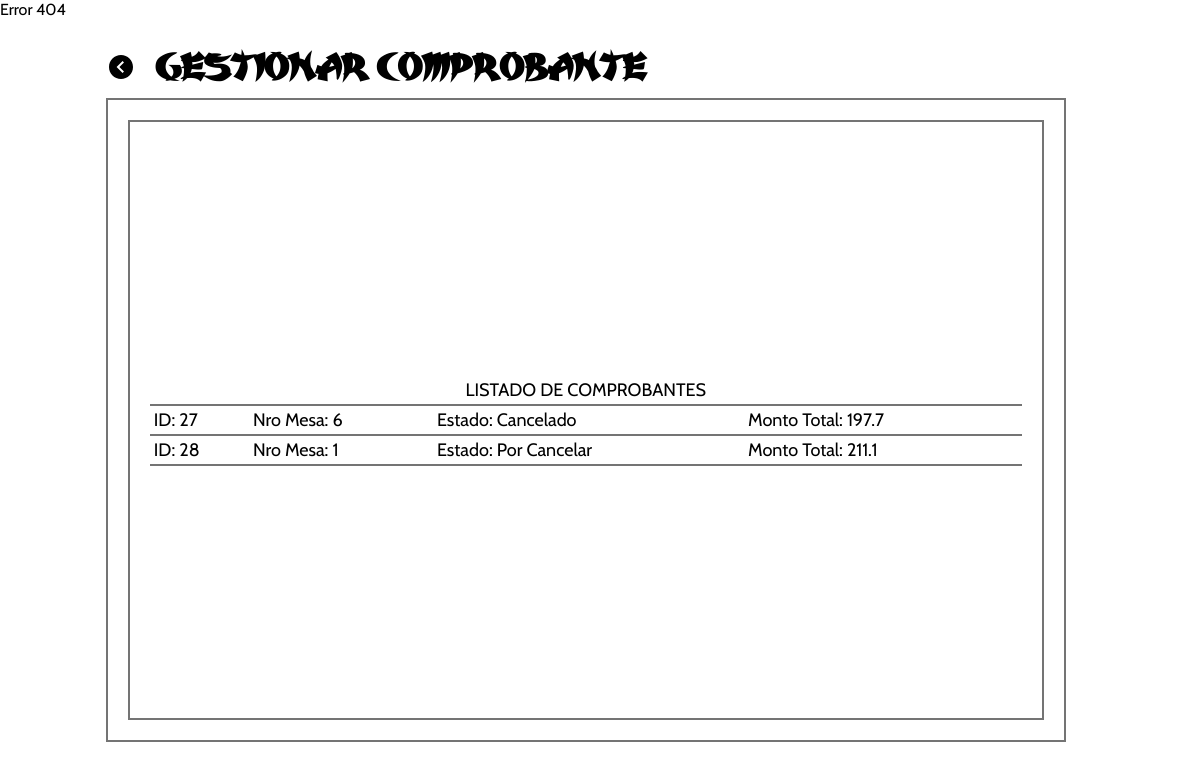
/PHP/repTotalComprobante.php, run on the app's committed database.
### tables this page shows
CREATE TABLE `det_venta_plato` (
  `id_vent_plat` int(11) NOT NULL,
  `id_comprobante` int(11) DEFAULT NULL,
  `id_mesa` int(11) NOT NULL,
  `cantidad_plato` int(11) NOT NULL,
  `costo_plato` double NOT NULL,
  `id_usuario` int(11) NOT NULL,
  `esta_det_venta` tinyint(2) NOT NULL DEFAULT '0',
  `hora_atencion` time DEFAULT NULL,
  `id_plato` int(11) NOT NULL
);

CREATE TABLE `comprobante` (
  `id_comprobante` int(11) NOT NULL,
  `id_caja_dia` int(11) NOT NULL,
  `id_descuento` int(11) DEFAULT NULL,
  `estado_comprobante` tinyint(1) DEFAULT '0',
  `id_usuario` int(11) NOT NULL,
  `id_mesa` int(11) NOT NULL
);

### PHP/repTotalComprobante.php (the view, shortened to what this page needs)
<?php
    include("conexion.php");
?>
<!DOCTYPE html>
<html lang="es">
<head>
    <link rel="stylesheet" href="../CSS/opAdmPromocion.css">
</head>
<body>
<?php
   switch($_SESSION['tipo_usuario']){
       default:
       echo"Error 404";
       break;
   }
  ?>
    <main>
        <div class="cabecera">
            <a class="volver" href="home.php">
                <svg xmlns="http://www.w3.org/2000/svg" width="24" height="24" viewBox="0 0 24 24"><path d="M0 12c0 6.627 5.373 12 12 12s12-5.373 12-12-5.373-12-12-12-12 5.373-12 12zm7.58 0l5.988-5.995 1.414 1.416-4.574 4.579 4.574 4.59-1.414 1.416-5.988-6.006z"/></svg>
            </a>
            <h2>GESTIONAR COMPROBANTE</h2>
        </div>
        <div class="contenido">
            <div class="contenido-unico">
            <table class="lista" border=1>
                            <tbody>
                            <tr class="encabezado-tabla" style="text-align:center;">
                                            <td colspan="8" >LISTADO DE COMPROBANTES</td>
                                        </tr>
                                <?php
                                    $solicitud = "SELECT *  FROM det_venta_plato
                                                INNER JOIN mesa on mesa.id_mesa = det_venta_plato.id_mesa
                                                INNER JOIN comprobante on comprobante.id_comprobante = det_venta_plato.id_comprobante
                                                GROUP BY det_venta_plato.id_comprobante";
                                    $resultado = mysqli_query($conexion, $solicitud);
                                    while ($Aux=mysqli_fetch_array($resultado)){
                                        $consulta = "SELECT SUM(cantidad_plato*costo_plato) as MontoTotal FROM det_venta_plato WHERE id_comprobante=".$Aux["id_comprobante"];
                                        $resultado2 = mysqli_query($conexion, $consulta);
                                        $fila2 = mysqli_fetch_array($resultado2);
                                        $monto_total = $fila2['MontoTotal'];
                                        echo '<tr>';
                                        echo '  <td>ID: '.$Aux["id_comprobante"].'</td>';
                                        echo '  <td>Nro Mesa: '.$Aux["id_mesa"].'</td>';
                                        echo '  <td>Estado: '.(($Aux["estado_comprobante"]==1)? "Cancelado":"Por Cancelar").'</td>';
                                        echo '  <td>Monto Total: '.$monto_total.'</td>';
                                    }
                                ?>
                            </tbody>
                        </table>
            </div>

### CSS/opAdmyGes.css (style rules this page uses)
.cabecera { display: flex; align-items: center; }
.cabecera>h2 { line-height: 0; margin-left: 20px; }
.volver>svg { width: 30px; transition: .2s ease-in; }
.contenido { height: 75vh; border: 2px solid rgb(116, 116, 116); padding: 20px; display: flex; flex-direction: column; }
table { width: 100%; }
.contenido-unico { height: 75vh; border: 2px solid rgb(116, 116, 116); padding: 20px; display: flex; flex-direction: column; justify-content: center; align-items: center; font-size: 20px; }

### CSS/administrador.css (style rules this page uses)
body { display: flex; margin: 0 ; padding:0; overflow: hidden; }
h1,h2 { font-family: var(--tipografia-título); }
a { text-decoration: none; }
main { width: 80%; padding: 40px; }

### CSS/principal.css (style rules this page uses)
:root { --tamaño-logo: 80px; --tamaño-logo-grande: 170px; --tamaño-títulos: 35px; --tamaño-subtítulos: 25px; --tamaño-párrafos: 16px; --color-primario: #D80A00; --color-secundario: #DB6D00; --color-terciario: #FF625D; --sobra-basica: 0 5px 8px 5px rgba(0, 0, 0, .25); --tipografia-título: 'Karate'; --tipografia-párrafos: 'Cabin', sans-serif; --linea-abajo: 3px solid black; --transicion: .2s ease-in; --transicion-larga: .5s ease-in; }
body { font-family: var(--tipografia-párrafos); min-height: 97.6vh; }
h2 { font-size: var(--tamaño-títulos); }
a { color: black; }
table.lista { border: 2px solid #FFFFFF; background-color: #FFFFFF; width: 100%; text-align: left; border-collapse: collapse; }
table.lista td { padding: 3px 2px; white-space: nowrap; }
table.lista tbody td { font-size: 18px; }
table.lista>tbody>tr { border-bottom: 2px solid rgb(116, 116, 116); }

### data on the page
det_venta_plato: id_comprobante.id_comprobante "27", id_comprobante.id_mesa "6", shows "Cancelado", monto_total "197.7"
det_venta_plato: id_comprobante.id_comprobante "28", id_comprobante.id_mesa "1", shows "Por Cancelar", monto_total "211.1"
